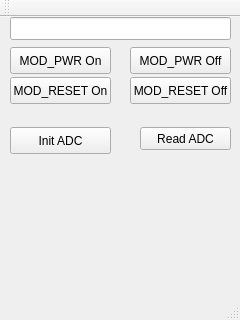
<?xml version="1.0" encoding="UTF-8"?>
<ui version="4.0">
 <class>MainWindow</class>
 <widget class="QMainWindow" name="MainWindow">
  <property name="geometry">
   <rect>
    <x>0</x>
    <y>0</y>
    <width>240</width>
    <height>320</height>
   </rect>
  </property>
  <property name="cursor">
   <cursorShape>ArrowCursor</cursorShape>
  </property>
  <property name="windowTitle">
   <string>MainWindow</string>
  </property>
  <widget class="QWidget" name="centralWidget">
   <widget class="QPushButton" name="modpwron">
    <property name="geometry">
     <rect>
      <x>10</x>
      <y>30</y>
      <width>101</width>
      <height>27</height>
     </rect>
    </property>
    <property name="text">
     <string>MOD_PWR On</string>
    </property>
   </widget>
   <widget class="QLineEdit" name="status">
    <property name="geometry">
     <rect>
      <x>10</x>
      <y>0</y>
      <width>221</width>
      <height>23</height>
     </rect>
    </property>
   </widget>
   <widget class="QPushButton" name="modpwroff">
    <property name="geometry">
     <rect>
      <x>130</x>
      <y>30</y>
      <width>101</width>
      <height>27</height>
     </rect>
    </property>
    <property name="text">
     <string>MOD_PWR Off</string>
    </property>
   </widget>
   <widget class="QPushButton" name="modrstoff">
    <property name="geometry">
     <rect>
      <x>130</x>
      <y>60</y>
      <width>101</width>
      <height>27</height>
     </rect>
    </property>
    <property name="text">
     <string>MOD_RESET Off</string>
    </property>
   </widget>
   <widget class="QPushButton" name="modrston">
    <property name="geometry">
     <rect>
      <x>10</x>
      <y>60</y>
      <width>101</width>
      <height>27</height>
     </rect>
    </property>
    <property name="text">
     <string>MOD_RESET On</string>
    </property>
   </widget>
   <widget class="QPushButton" name="initadc">
    <property name="geometry">
     <rect>
      <x>10</x>
      <y>110</y>
      <width>101</width>
      <height>27</height>
     </rect>
    </property>
    <property name="text">
     <string>Init ADC</string>
    </property>
   </widget>
   <widget class="QPushButton" name="readADC">
    <property name="geometry">
     <rect>
      <x>140</x>
      <y>110</y>
      <width>91</width>
      <height>23</height>
     </rect>
    </property>
    <property name="text">
     <string>Read ADC</string>
    </property>
   </widget>
  </widget>
  <widget class="QMenuBar" name="menuBar">
   <property name="geometry">
    <rect>
     <x>0</x>
     <y>0</y>
     <width>240</width>
     <height>20</height>
    </rect>
   </property>
  </widget>
  <widget class="QToolBar" name="mainToolBar">
   <attribute name="toolBarArea">
    <enum>TopToolBarArea</enum>
   </attribute>
   <attribute name="toolBarBreak">
    <bool>false</bool>
   </attribute>
  </widget>
  <widget class="QStatusBar" name="statusBar"/>
 </widget>
 <layoutdefault spacing="6" margin="11"/>
 <resources/>
 <connections/>
</ui>
